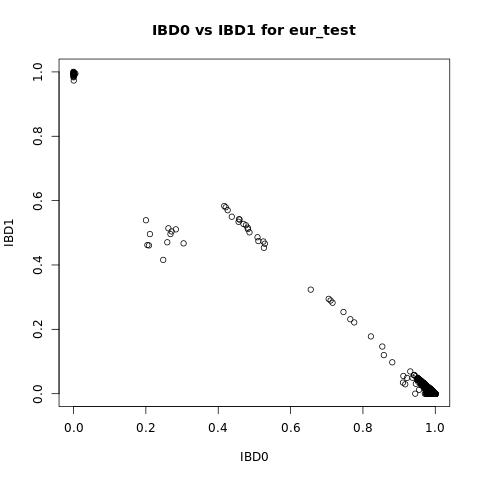

This figure's R source:
data <-read.table("../example_output/git/eur_test_prePRIMUS/eur_test_cleaned.genome",header=T)
jpeg("../example_output/git/eur_test_prePRIMUS/eur_test_cleaned.genome_IBD0_vs_IBD1.jpeg", height=480, width=480)
plot(data[,'Z0'],data[,'Z1'],xlab="IBD0",xlim=c(0,1),ylim=c(0,1),ylab="IBD1",main="IBD0 vs IBD1 for eur_test")
dev.off()
